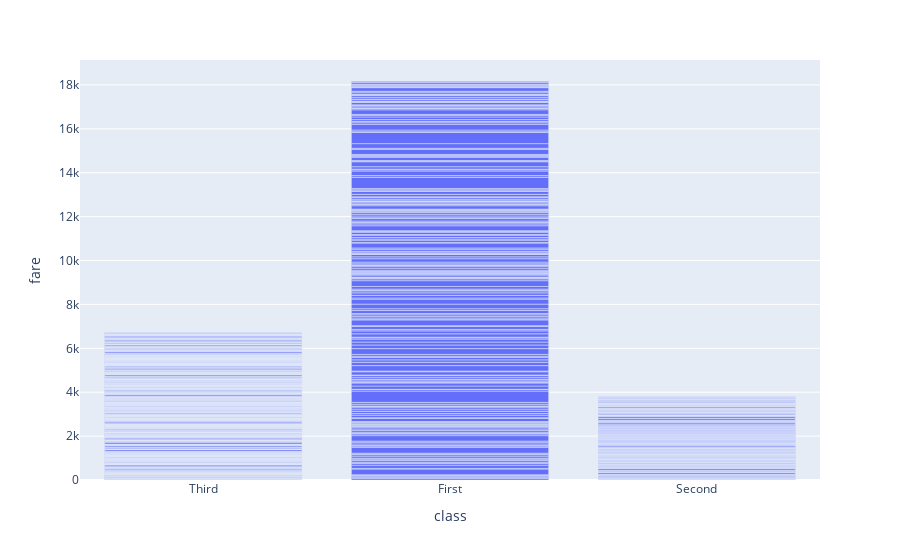

The notebook cell this image was saved under:
### Markdown cell above
##### 1. Write a Python program to display a bar chart of the fare of class.

### Code cell
px.bar(df,y="fare",x="class")

### Figure 1 — Plotly figure (JSON) as saved in the notebook; plotly's stock layout.template omitted (floating-point values rounded to 4 significant figures; data arrays with more than 128 entries replaced by an {"elided": "..."} marker saying what was removed)
{"data": [{"alignmentgroup": "True", "hovertemplate": "class=%{x}<br>fare=%{y}<extra></extra>", "legendgroup": "", "marker": {"color": "#636efa", "pattern": {"shape": ""}}, "name": "", "offsetgroup": "", "orientation": "v", "showlegend": false, "textposition": "auto", "type": "bar", "x": {"elided": "891 str values"}, "xaxis": "x", "y": {"elided": "891 float values"}, "yaxis": "y"}], "layout": {"barmode": "relative", "legend": {"tracegroupgap": 0}, "margin": {"t": 60}, "xaxis": {"anchor": "y", "domain": [0, 1], "title": {"text": "class"}}, "yaxis": {"anchor": "x", "domain": [0, 1], "title": {"text": "fare"}}}}
